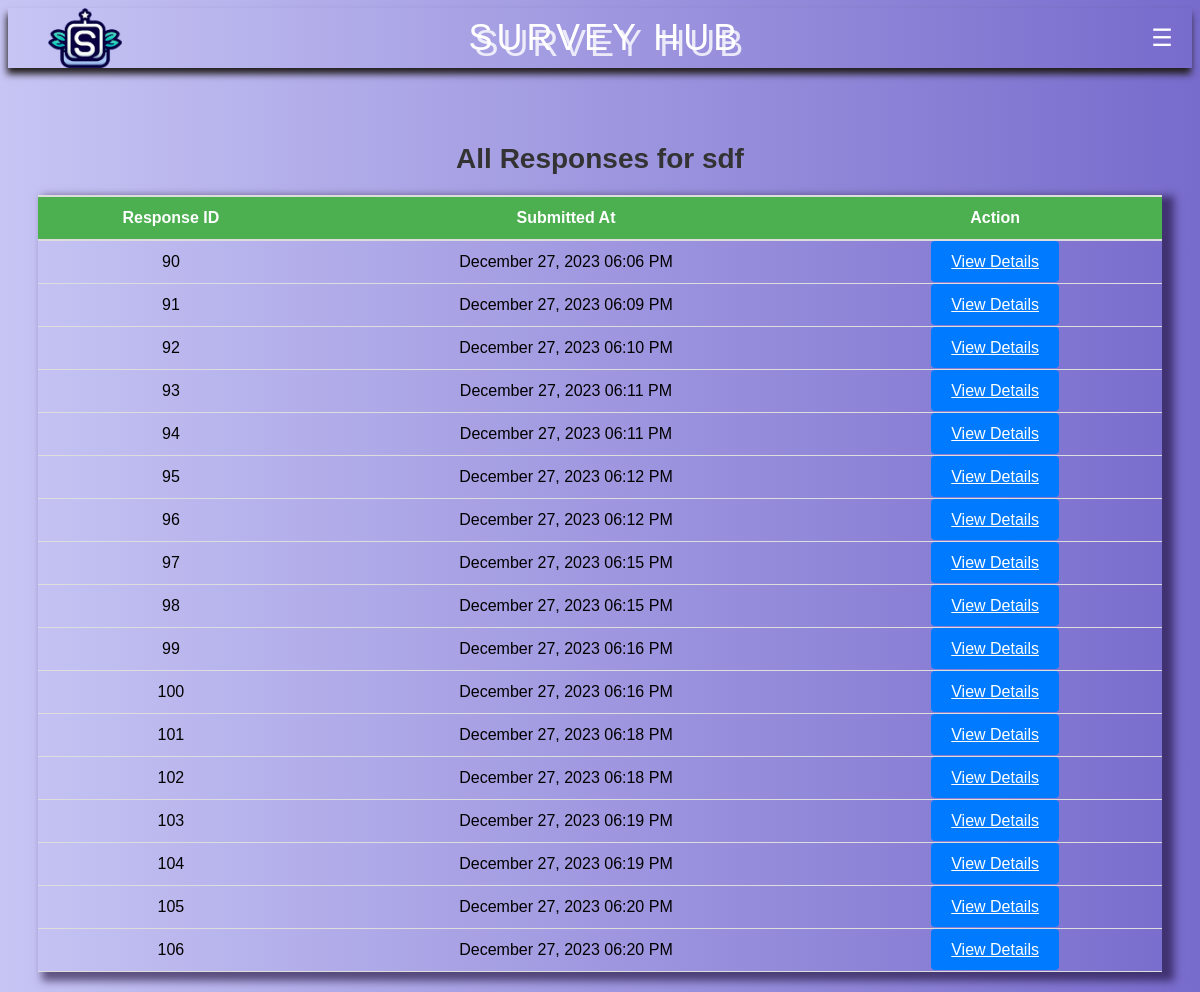
Page /form_responses/32 on the committed database.
### app.py (models this page shows)
class Form(db.Model):
    id = db.Column(db.Integer, primary_key=True)
    username = db.Column(db.String(100), nullable=False)
    form_title = db.Column(db.String(100), nullable=False)
    form_description = db.Column(db.String(255), nullable=False)
    created_at = db.Column(db.DateTime, default=datetime.utcnow)
    category = db.Column(db.String(255), nullable=False)
    uuid = db.Column(db.String(36), unique=True, nullable=False)
    form_link = db.Column(db.String(255))
    form_header = db.Column(db.String(255))
    created_by = db.Column(db.String(100))
    creator = db.Column(db.String(100))
    edited = db.Column(db.String(3), default='No')
    edited_at = db.Column(db.DateTime)
    questions = db.relationship('Question', backref='form', lazy=True, cascade='all, delete-orphan')
    responses = db.relationship('FormResponse', backref='form', lazy=True, cascade='all, delete-orphan')

class FormResponse(db.Model):
    id = db.Column(db.Integer, primary_key=True)
    form_id = db.Column(db.Integer, db.ForeignKey('form.id', ondelete='CASCADE'), nullable=False)
    submitted_at = db.Column(db.DateTime, default=datetime.utcnow)
    answers = db.relationship('ResponseAnswer', backref='form_response', lazy=True, cascade='all, delete-orphan')

### app.py (the view)
@app.route('/form_responses/<int:form_id>', methods=['GET'])
def form_responses(form_id):
    form = Form.query.get_or_404(form_id)
    responses = FormResponse.query.filter_by(form_id=form_id).all()
    return render_template('form_responses.html', form=form, responses=responses)

### templates/form_responses.html (shortened to what this page needs)
<!DOCTYPE html>
<html lang="en">
<head>
  <link rel="stylesheet" href="{{ url_for('static', filename='analytics.css') }}">
  <link rel="stylesheet" href="{{ url_for('static', filename='navbar.css') }}">
</head>
<body>
  <header>
    <div id="logo">
    </div>
    <span class="logo-text">Survey Hub</span>
    <div id="menu-button">
        <button onclick="toggleNav()">☰</button>
    </div>
</header>
<h1>All Responses for {{ form.form_title }}</h1>
<table class="table table-bordered">
    <thead>
        <tr>
            <th>Response ID</th>
            <th>Submitted At</th>
            <th>Action</th>
        </tr>
    </thead>
    <tbody>
        {% for response in responses %}
        <tr>
            <td>{{ response.id }}</td>
            <td>{{ response.submitted_at.strftime('%B %d, %Y %I:%M %p') }}</td>
            <td>
                <a href="{{ url_for('response_details', response_id=response.id) }}" class="btn btn-primary">View Details</a>
            </td>
        </tr>
        {% endfor %}
    </tbody>
</table>

### static/analytics.css (style rules this page uses)
body { background: linear-gradient(90deg, #C7C5F4, #776BCC); font-family: Arial, sans-serif; }
h1 { font-size: 28px; text-align: center; margin-top: 75px; color: #333; }
.table { width: 95%; border-collapse: collapse; border-spacing: 0; box-shadow: 8px 5px 8px 4px rgb(27 10 52 / 60%); margin: 20px auto; }
th, td { padding: 12px; text-align: center; border-bottom: 1px solid #ddd; }
thead { background-color: #f2f2f2; }
th { background-color: #4CAF50; color: white; border-bottom: 2px solid #ddd; border-top: 2px solid #ddd; }
.btn { background-color: #007bff; color: white; border: none; padding: 12px 20px; cursor: pointer; border-radius: 4px; transition: background-color 0.3s; }

### static/navbar.css (style rules this page uses)
.logo-text { font-family: 'Poppins', sans-serif; font-size: 36px; text-transform: uppercase; letter-spacing: 4px; margin-left: -170px; text-shadow: 6px 6px 0px rgb(255 255 255 / 80%); animation: glow 1.5s ease-in-out infinite alternate; }
header { display: flex; align-items: center; justify-content: space-between; height: 60px; box-shadow: -1px 6px 7px #221d1d; color: white; background: linear-gradient(90deg, #C7C5F4, #776BCC); }
#logo { width: 200px; height: 60px; background-image: url('img/logo.png'); background-size: contain; width: 200px; height: 60px; background-image: url(img/logo.png); background-size: contain; margin-left: 40px; background-repeat: no-repeat; background-repeat: no-repeat; }
#menu-button { width: 60px; height: 60px; }
#menu-button button { width: 100%; height: 100%; border: none; background-color: transparent; color: white; font-size: 24px; cursor: pointer; }

### rows in the picture
Form: form_title "sdf"
FormResponse: id "90", submitted_at "December 27, 2023 06:06 PM"
FormResponse: id "91", submitted_at "December 27, 2023 06:09 PM"
FormResponse: id "92", submitted_at "December 27, 2023 06:10 PM"
FormResponse: id "93", submitted_at "December 27, 2023 06:11 PM"
FormResponse: id "94", submitted_at "December 27, 2023 06:11 PM"
FormResponse: id "95", submitted_at "December 27, 2023 06:12 PM"
FormResponse: id "96", submitted_at "December 27, 2023 06:12 PM"
FormResponse: id "97", submitted_at "December 27, 2023 06:15 PM"
FormResponse: id "98", submitted_at "December 27, 2023 06:15 PM"
FormResponse: id "99", submitted_at "December 27, 2023 06:16 PM"
FormResponse: id "100", submitted_at "December 27, 2023 06:16 PM"
FormResponse: id "101", submitted_at "December 27, 2023 06:18 PM"
FormResponse: id "102", submitted_at "December 27, 2023 06:18 PM"
FormResponse: id "103", submitted_at "December 27, 2023 06:19 PM"
FormResponse: id "104", submitted_at "December 27, 2023 06:19 PM"
FormResponse: id "105", submitted_at "December 27, 2023 06:20 PM"
FormResponse: id "106", submitted_at "December 27, 2023 06:20 PM"
